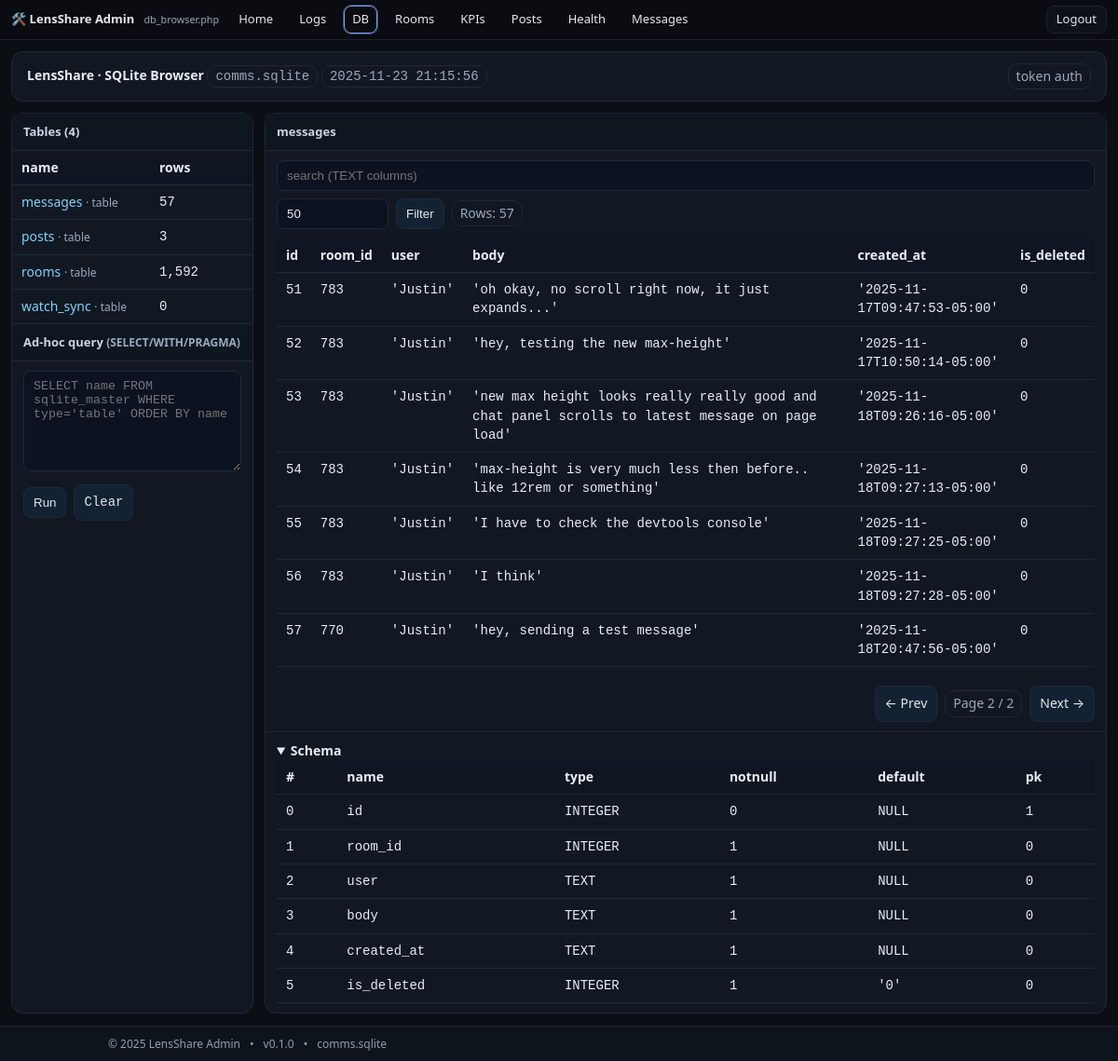
Screenshot of /comms/admin/db_browser.php?token=ajay-7c9f4f2f3a&table=messages&page=2 (signed in) with the database file from the repository.
### tables this page shows
CREATE TABLE messages (
       id INTEGER PRIMARY KEY AUTOINCREMENT,
       room_id INTEGER NOT NULL,
       user TEXT NOT NULL,
       body TEXT NOT NULL,
       created_at TEXT NOT NULL, is_deleted INTEGER NOT NULL DEFAULT 0,
       FOREIGN KEY(room_id) REFERENCES rooms(id) ON DELETE CASCADE
     );

### comms/config.php (called while the page is built, shortened)
<?php
$brand = [
  'name'        => 'LensShare',
  'slug'        => 'lensshare',
  'brand_emoji' => '🙂💬',
  'chat_emoji'  => '🌈',
  'tagline'     => 'Publishing + Messages',
  'favicon'     => '/favicon.svg',
];

### comms/admin/db_browser.php (the view, shortened to what this page needs)
<?php
require_once __DIR__ . '/../config.php';
function h($s){ return htmlspecialchars((string)$s, ENT_QUOTES | ENT_SUBSTITUTE, 'UTF-8'); }
$pdo = new PDO('sqlite:' . DB_PATH, null, null, [
  PDO::ATTR_ERRMODE => PDO::ERRMODE_EXCEPTION,
  PDO::ATTR_DEFAULT_FETCH_MODE => PDO::FETCH_ASSOC,
  PDO::ATTR_EMULATE_PREPARES => false,
]);
$pdo->query('PRAGMA foreign_keys=ON');
$pdo->query('PRAGMA busy_timeout=2000');
$PAGE_SIZE_DEFAULT = 50; $PAGE_SIZE_MAX = 500;
$table    = isset($_GET['table']) ? preg_replace('/[^\w.]/','', $_GET['table']) : '';
$page     = max(1, (int)($_GET['page'] ?? 1));
$pagesize = min($PAGE_SIZE_MAX, max(1, (int)($_GET['pagesize'] ?? $PAGE_SIZE_DEFAULT)));
$offset   = ($page-1)*$pagesize;
$sqlFree  = trim((string)($_GET['sql'] ?? ''));
function preserve($extra = []){
  $keep = ['token','table','q','pagesize','page'];
  $out = [];
  foreach ($keep as $k) if (isset($_GET[$k])) $out[$k] = $_GET[$k];
  foreach ($extra as $k=>$v) $out[$k] = $v;
  return '?' . http_build_query($out);
}
$tables = $pdo->query("SELECT name, type FROM sqlite_master WHERE type IN ('table','view') AND name NOT LIKE 'sqlite_%' ORDER BY name")->fetchAll();
$counts = [];
foreach ($tables as $t) {
  try { $counts[$t['name']] = (int)$pdo->query("SELECT COUNT(*) FROM \"{$t['name']}\"")->fetchColumn(); }
  catch(Throwable $e){ $counts[$t['name']] = null; }
}
$schema = []; $indexes = [];
$rows = []; $cols = []; $rowCount = null;
if ($table !== '') {
  try {
    $schema  = $pdo->query("PRAGMA table_info(\"$table\")")->fetchAll();
    $rowCount = (int)$pdo->query("SELECT COUNT(*) FROM \"$table\"")->fetchColumn();
    $where=''; $params=[];
    $sql = "SELECT * FROM \"$table\" $where LIMIT :lim OFFSET :off";
    $stmt = $pdo->prepare($sql);
    $stmt->bindValue(':lim',$pagesize,PDO::PARAM_INT);
    $stmt->bindValue(':off',$offset,PDO::PARAM_INT);
    $stmt->execute();
    $rows = $stmt->fetchAll();
    if ($rows) $cols = array_keys($rows[0]);
  } catch(Throwable $e){
    $rows=[]; $schema=[]; $indexes=[]; $rowCount=null;
  }
}
$now = date('Y-m-d H:i:s');
?>
<!doctype html>
<html>
<head>
</head>
<body>
<div class="page">
<?php
require_once __DIR__ . '/_topnav_admin.php';
?>
<div class="wrap">
  <div class="card header">
    <div>
      <strong><?= $brand['name'] ?> · SQLite Browser</strong>
      <span class="badge mono"><?=h(basename(DB_PATH))?></span>
      <span class="badge mono"><?=h($now)?></span>
    </div>
    <div class="badge">token auth</div>
  </div>
  <div class="grid">
    <div class="panel">
      <h3>Tables (<?=count($tables)?>)</h3>
      <div class="section list" style="padding:0">
        <table>
          <thead><tr><th>name</th><th style="width:110px">rows</th></tr></thead>
          <tbody>
          <?php foreach($tables as $t): ?>
            <tr>
              <td>
                <a href="<?=h(preserve(['table'=>$t['name'],'page'=>1]))?>"><?=h($t['name'])?></a>
                <span class="note"> · <?=h($t['type'])?></span>
              </td>
              <td class="mono"><?= isset($counts[$t['name']]) ? number_format((int)$counts[$t['name']]) : '—' ?></td>
            </tr>
          <?php endforeach; ?>
          </tbody>
        </table>
      </div>
      <h3>Ad-hoc query <span class="note">(SELECT/WITH/PRAGMA)</span></h3>
      <div class="section">
        <form method="get" class="mono">
          <textarea class="input" name="sql" rows="6" placeholder="SELECT name FROM sqlite_master WHERE type='table' ORDER BY name"><?=h($sqlFree)?></textarea>
          <div style="display:flex;gap:8px;align-items:center;margin-top:8px">
            <button class="btn" type="submit">Run</button>
            <a class="btn" href="<?=h(preserve(['sql'=>null]))?>">Clear</a>
          </div>
        </form>
      </div>
    </div>
    <div class="panel right-panel">
      <?php if ($table===''): ?>
        <h3>Viewer</h3>
        <div class="section note">Select a table on the left to browse rows and schema.</div>
      <?php else: ?>
        <h3><?=h($table)?></h3>
        <div class="section" style="padding-bottom:0">
          <form method="get" style="display:flex;gap:8px;flex-wrap:wrap;align-items:center">
            <input class="input" type="text" name="q" value="<?=h($q)?>" placeholder="search (TEXT columns)">
            <input class="input" style="max-width:120px" type="number" min="1" name="pagesize" value="<?=h($pagesize)?>" title="rows per page">
            <button class="btn" type="submit">Filter</button>
            <?php if ($rowCount!==null): ?><span class="badge">Rows: <?=number_format($rowCount)?></span><?php endif; ?>
          </form>
        </div>
        <div class="section" style="overflow:auto; max-height:55vh">
          <table>
            <thead><tr><?php foreach($cols as $c) echo '<th>'.h($c).'</th>'; ?></tr></thead>
            <tbody>
            <?php foreach($rows as $r): ?>
              <tr><?php foreach($cols as $c): ?><td class="mono"><?=h(var_export($r[$c], true))?></td><?php endforeach; ?></tr>
            <?php endforeach; ?>
            </tbody>
          </table>
        </div>
        <?php
          $maxPage = $rowCount ? max(1, (int)ceil($rowCount / $pagesize)) : $page;
          $qs = function($p){ return preserve(['page'=>$p]); };
        ?>
        <div class="section" style="display:flex;gap:8px;justify-content:flex-end;align-items:center">
          <a class="btn" href="<?=h($qs(max(1,$page-1)))?>">&larr; Prev</a>
          <span class="badge">Page <?=h($page)?> / <?=h($maxPage)?></span>
          <a class="btn" href="<?=h($qs(min($maxPage,$page+1)))?>">Next &rarr;</a>
        </div>
        <div class="section" style="border-top:1px solid var(--border)">
          <details open>
            <summary><strong>Schema</strong></summary>
            <div style="overflow:auto">
              <table>
                <thead><tr><th>#</th><th>name</th><th>type</th><th>notnull</th><th>default</th><th>pk</th></tr></thead>
                <tbody>
                <?php foreach($schema as $c): ?>
                  <tr>
                    <td class="mono"><?=h($c['cid'])?></td>
                    <td class="mono"><?=h($c['name'])?></td>
                    <td class="mono"><?=h($c['type'])?></td>
                    <td class="mono"><?= (int)$c['notnull'] ? '1' : '0' ?></td>
                    <td class="mono"><?=h(var_export($c['dflt_value'], true))?></td>
                    <td class="mono"><?= (int)$c['pk'] ? '1' : '0' ?></td>
                  </tr>
                <?php endforeach; ?>
                </tbody>
              </table>
            </div>
          </details>
        </div>
      <?php endif; ?>
    </div>
  </div>
</div>
<?php require __DIR__ . '/_footer_admin.php'; ?>
</div>
</body>
</html>

### comms/admin/db_browser.php (style rules this page uses)
:root { --bg:#0b0f14; --ink:#e7eef7; --mut:#9ab; --panel:#121821; --border:#1e293b; --chip:#1c2430; --acc:#7dd3fc; }
* { box-sizing:border-box }
body { margin:0;background:var(--bg);color:var(--ink);font:14px/1.45 system-ui,-apple-system,Segoe UI,Roboto }
html, body { height: 100%; }
.page { min-height: 100vh; display: flex; flex-direction: column; }
a { color:var(--acc);text-decoration:none }
.wrap { max-width:1200px;margin:0 auto;padding:12px }
.card { background:var(--panel);border:1px solid var(--border);border-radius:12px;overflow:hidden;margin-bottom:12px }
.header { display:flex;flex-wrap:wrap;gap:8px;align-items:center;justify-content:space-between;padding:12px 16px;border-bottom:1px solid var(--border) }
.badge { border:1px solid var(--border);padding:3px 8px;border-radius:10px;color:var(--mut) }
.grid { display:grid;grid-template-columns:260px 1fr;gap:12px }
.panel { background:var(--panel);border:1px solid var(--border);border-radius:12px }
.panel h3 { margin:0;padding:10px 12px;border-bottom:1px solid var(--border);background:#0e1620;font-size:13px;color:#cbd5e1 }
.section { padding:10px 12px }
table { width:100%;border-collapse:collapse }
th,td { border-bottom:1px solid var(--border);padding:8px 10px;text-align:left;vertical-align:top }
th { background:#0f1621;position:sticky;top:0 }
.input, textarea.input { padding:8px 10px;border:1px solid var(--border);border-radius:8px;background:#0b1220;color:var(--ink);width:100% }
.btn { padding:8px 10px;border:1px solid var(--border);border-radius:8px;background:#122232;color:#e5e7eb;cursor:pointer }
.note { color:var(--mut);font-size:12px }
.mono { font-family:ui-monospace,SFMono-Regular,Consolas,monospace }
.list { max-height:70vh;overflow:auto }
html, body { overflow-x: hidden; }
.panel { min-width: 0; }

### rows the page displays
messages: id "51", room "783", user "'Justin'", body "'oh okay, no scroll right now, it just expands...'", created_at "'2025-11-17T09:47:53-05:00'", is_deleted "0"
messages: id "52", room "783", user "'Justin'", body "'hey, testing the new max-height'", created_at "'2025-11-17T10:50:14-05:00'", is_deleted "0"
messages: id "53", room "783", user "'Justin'", body "'new max height looks really really good and chat panel scrolls to latest message on page load'", created_at "'2025-11-18T09:26:16-05:00'", is_deleted "0"
messages: id "54", room "783", user "'Justin'", body "'max-height is very much less then before.. like 12rem or something'", created_at "'2025-11-18T09:27:13-05:00'", is_deleted "0"
messages: id "55", room "783", user "'Justin'", body "'I have to check the devtools console'", created_at "'2025-11-18T09:27:25-05:00'", is_deleted "0"
messages: id "56", room "783", user "'Justin'", body "'I think'", created_at "'2025-11-18T09:27:28-05:00'", is_deleted "0"
messages: id "57", room "770", user "'Justin'", body "'hey, sending a test message'", created_at "'2025-11-18T20:47:56-05:00'", is_deleted "0"

### other values shown
$navBrand "LensShare Admin"
basename($self) "db_browser.php"
$label "Home Logs DB Rooms KPIs Posts Health Messages"
$brand['name'] "LensShare"
basename(DB_PATH) "comms.sqlite"
count($tables) "4"
$t['name'] "messages"
$t['type'] "table"
$counts[$t['name']] "57"
$t['name'] "posts"
$counts[$t['name']] "3"
$t['name'] "rooms"
$counts[$t['name']] "1,592"
$t['name'] "watch_sync"
$counts[$t['name']] "0"
